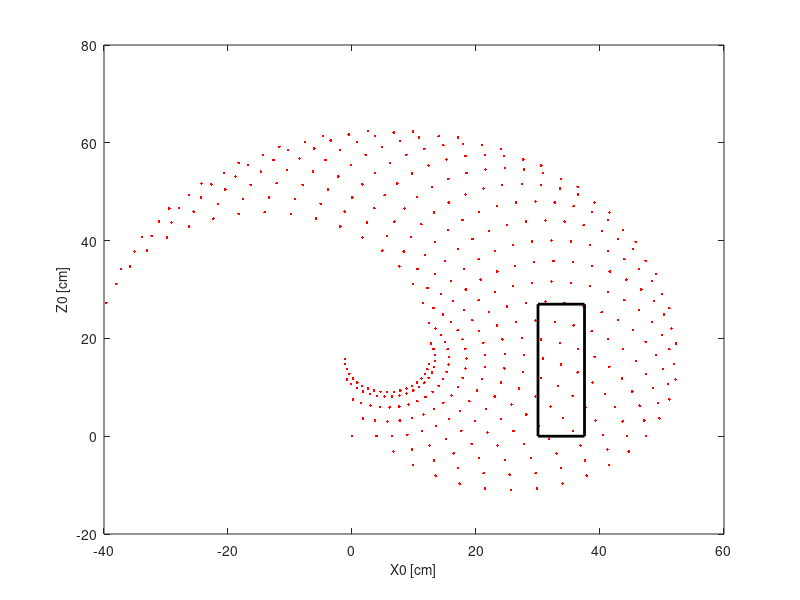

The MATLAB source for this figure:
scale = 1/10*1/3;%1/20;

d1 = 475*scale; % length of first arm
a1 = 170*scale; % length of second arm
a2 = 600*scale; % length of third arm
a3 = 805*scale; % length of fourth arm
d5 = 300*scale;

%%
N = 20;
% theta1 = linspace(0, pi, N);
% theta2 = linspace(-pi, 0, N);
% theta3 = linspace(0, pi, N);
% theta4 = linspace(-pi/2, pi/2, N);
% theta5 = linspace(0, pi/2, N);


%theta1 = 0:0.1:pi; % all possible theta1 values
%theta2 = -pi:0.1:0; % all possible theta2 values
%theta3 = 0:0.1:pi; % all possible theta3 values
%theta4 = -pi/2:0.1:pi/2; % all possible theta4 values
%theta5 = 0:0.1:pi/2; % all possible theta5 values

%X = l1 * cos(THETA1) + l2 * cos(THETA1 + THETA2) + l3 * cos(THETA1 + THETA2 + THETA3) + l4 * cos(THETA1 + THETA2 + THETA3 + THETA4) + l5 * cos(THETA1 + THETA2 + THETA3 + THETA4 + THETA5); % compute x coordinates
%Y = l1 * sin(THETA1) + l2 * sin(THETA1 + THETA2) + l3 * sin(THETA1 + THETA2 + THETA3) + l4 * sin(THETA1 + THETA2 + THETA3 + THETA4) + l5 * sin(THETA1 + THETA2 + THETA3 + THETA4 + THETA5); % compute y coordinates
%[THETA1,THETA2,THETA3,THETA4,THETA5] = ndgrid(theta1,theta2,theta3,theta4,theta5);

X = zeros(1,N^4);
Y = zeros(1,N^4);
Z = zeros(1,N^4);

Xc = zeros(1,N^4);
Yc = zeros(1,N^4);
Zc = zeros(1,N^4);
%for i1 = 1 : N
    %theta1 = i1*pi/N;
    theta1 = 0;

    for i2 = 1:N
        theta2 = -pi + i2*pi/N;
        %theta2 = 0;%-pi/2;
        
        for i3 = 1:N
            theta3 = i3*pi/N;
            %theta3 = 0;%pi/2;
            
            for i4 = 1:N
                theta4 = -pi/2 + i4*pi/N; %- pi/2;
                %theta4 = 0;
            
                %for i5 = 1:N
                %    theta5 = ;
                    
                    %indice = i4 + N*(i3-1) + N*N*(i2-1) + N*N*N*(i1-1)
                    %indice = i3 + N*(i2-1) + N*N*(i1-1)
                    %indice = i3 + N*(i2-1)
                    indice = i4 + N*(i3-1) + N*N*(i2-1)
                    
                    X(indice) = -d5*cos(theta1)*sin(theta2 + theta3 + theta4) + a3*cos(theta1)*cos(theta2 + theta3) + (a2*cos(theta2) + a1)*cos(theta1);
                    Y(indice) = -d5*sin(theta1)*sin(theta2 + theta3 + theta4) + a3*sin(theta1)*cos(theta2 + theta3) + (a2*cos(theta2) + a1)*sin(theta1);
                    Z(indice) = -d5*cos(theta2 + theta3 + theta4) - a3*sin(theta2 + theta3) - a2*sin(theta2) + d1;
                    
                    Xc(indice) = a3*cos(theta1)*cos(theta2 + theta3) + (a2*cos(theta2) + a1)*cos(theta1);
                    Yc(indice) = a3*sin(theta1)*cos(theta2 + theta3) + (a2*cos(theta2) + a1)*sin(theta1);
                    Zc(indice) = -a3*sin(theta2 + theta3) - a2*sin(theta2) + d1;

                %end
            end
            
        end
        
    end
    
%end


%data1 = [X(:) Y(:) THETA1(:)]; % create x-y-theta1 dataset
%data2 = [X(:) Y(:) THETA2(:)]; % create x-y-theta2 dataset
%data3 = [X(:) Y(:) THETA3(:)]; % create x-y-theta3 dataset
%data4 = [X(:) Y(:) THETA4(:)]; % create x-y-theta4 dataset
%data5 = [X(:) Y(:) THETA5(:)]; % create x-y-theta5 dataset
%%

close all;
figure(1);
%plot(X(:),Z(:),'r.');
plot(Xc(:),Zc(:),'r.');
  %axis([0 100 0 100]);
  xlabel('X0 [cm]','fontsize',10)
  ylabel('Z0 [cm]','fontsize',10)
  hold on
  %rectangle('Position',[50 0 7.5 27],'EdgeColor','k','LineWidth',2)
  rectangle('Position',[30 0 7.5 27],'EdgeColor','k','LineWidth',2)
  
 % d1
 
 %% inverse kinematics
 
 % O is given
 % R is given
 
%X = -d5*cos(theta1)*sin(theta2 + theta3 + theta4) + a3*cos(theta1)*cos(theta2 + theta3) + (a2*cos(theta2) + a1)*cos(theta1);
%Y = -d5*sin(theta1)*sin(theta2 + theta3 + theta4) + a3*sin(theta1)*cos(theta2 + theta3) + (a2*cos(theta2) + a1)*sin(theta1);
%Z = -d5*cos(theta2 + theta3 + theta4) - a3*sin(theta2 + theta3) - a2*sin(theta2) + d1;
 
theta1 = 0;
theta2 = -pi/2;
theta3 = pi/2;
theta4 = pi;
theta5 = -pi;

c1 = cos(theta1);
s1 = sin(theta1);
c2 = cos(theta2);
s2 = sin(theta2);
c23 = cos(theta2 + theta3);
s23 = sin(theta2 + theta3);
c234 = cos(theta2 + theta3 + theta4);
s234 = sin(theta2 + theta3 + theta4);
c5 = cos(theta5);
s5 = sin(theta5);

x = -d5*c1*s234 + a3*c1*c23 + (a2*c2 + a1)*c1;
y = -d5*s1*s234 + a3*s1*c23 + (a2*c2 + a1)*s1;
z = -d5*c234 - a3*s23 - a2*s2 + d1;

%GOOD

r11 = c1*c234*c5 + s1*s5;
r12 = -c1*c234*s5 + s1*c5; 
r13 = -c1*s234;
r21 = s1*c234*c5 - c1*s5;
r22 = -s1*c234*s5 - c1*c5;
r23 = -s1*s234;
r31 = -s234*c5;
r32 = s234*s5;
r33 = -c234;
%GOOD

%given :
O = [x;y;z];
R = [r11 r12 r13;r21 r22 r23;r31 r32 r33];

%8 vertices check : 

%R always perpen to ground : 
r11 = 1;
r12 = 0; 
r13 = 0;
r21 = 0;
r22 = -1;
r23 = 0;
r31 = 0;
r32 = 0;
r33 = -1;
R = [r11 r12 r13;r21 r22 r23;r31 r32 r33];

% O : position of the 8 vertices,
% (x,y,z) = (30,-7.5/2,0),(30,7.5/2,0),(30+7.5,-7.5/2,0),(30+7.5,7.5/2,0),(30,-7.5/2,27),(30,7.5/2,27),(37.5,-7.5/2,27),(37.5,7.5/2,27);
%30 0 7.5 27

V = [30 30 37.5 37.5 30 30 37.5 37.5; 
     -7.5/2 7.5/2 -7.5/2 7.5/2 -7.5/2 7.5/2 -7.5/2 7.5/2;
     0 0 0 0 27 27 27 27];

n = 4 
O = V(:,n)
 
Oc = O - d5.*R*[0;0;1];

xc = Oc(1);
yc = Oc(2);
zc = Oc(3);
%GOOD

%Solution :

%THETA1
theta1_ik = atan2(yc,xc);


r = sqrt(xc*xc + yc*yc);
t = r - a1;
s = d1 - zc;
D = (t*t + s*s - a2*a2 - a3*a3)/(2*a2*a3);

%THETA3
theta3_ik = atan2(sqrt(1-D*D),D);
%+- ? UP and DOWN check
 
c1ik = cos(theta3_ik);
s1ik = sin(theta3_ik);
c3ik = cos(theta3_ik);
s3ik = sin(theta3_ik);

%THETA2
theta2_ik =  atan2(s,t) - atan2(a3*s3ik,a2+a3*c3ik);

c23ik = cos(theta2_ik + theta3_ik);
s23ik = sin(theta2_ik + theta3_ik);

%THETA4
theta4_ik = atan2(-(c1ik*c23ik*r13 + s1ik*c23ik*r23 - s23ik*r33),-c1ik*s23ik*r13 - s1ik*s23ik*r23 - c23ik*r33);

%THETA5
theta5_ik = atan2(c1ik*r21 - s1ik*r11,c1ik*r22 - s1ik*r12) + pi/2;

theta1_ik
theta2_ik
theta3_ik
theta4_ik
theta5_ik
